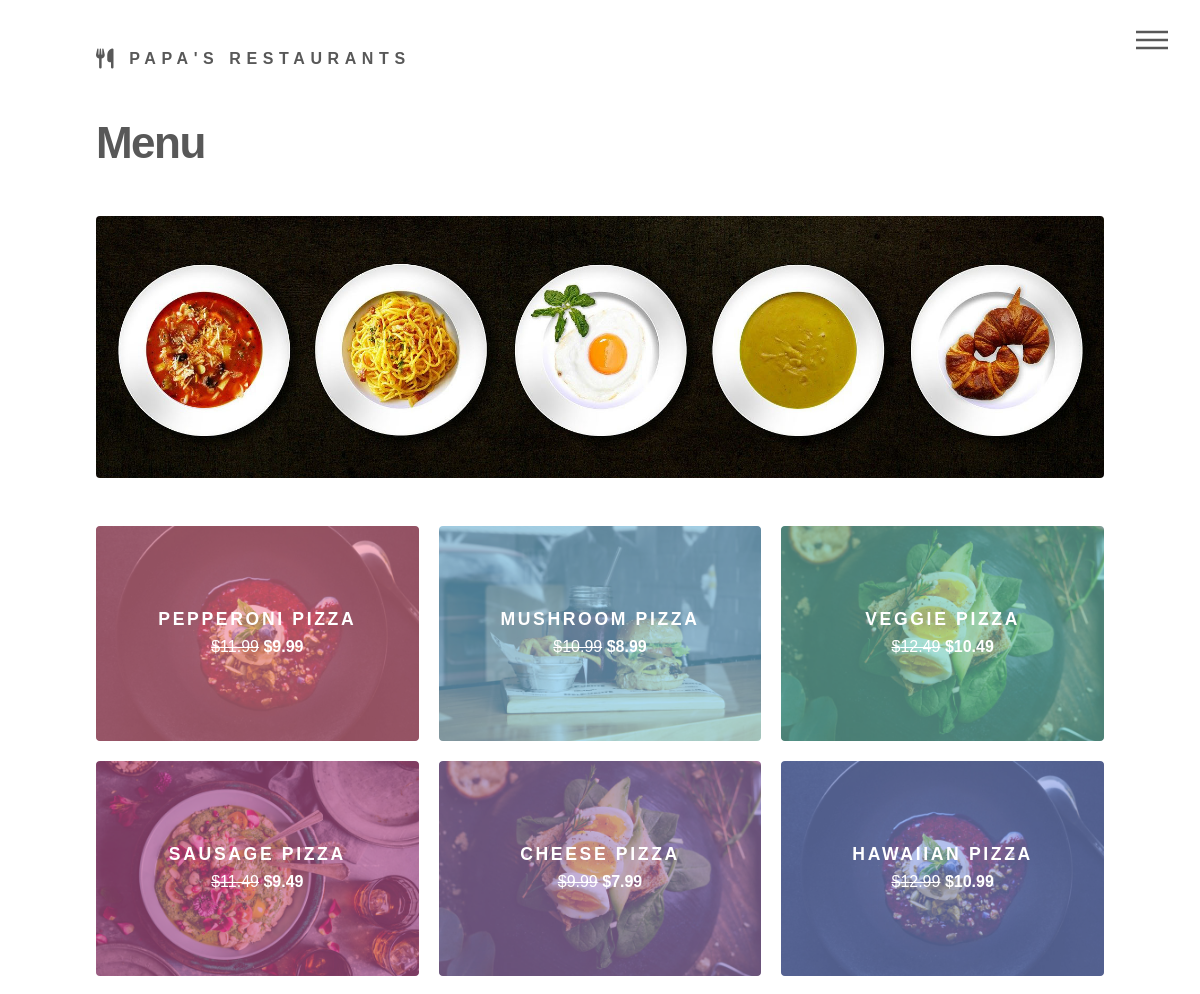
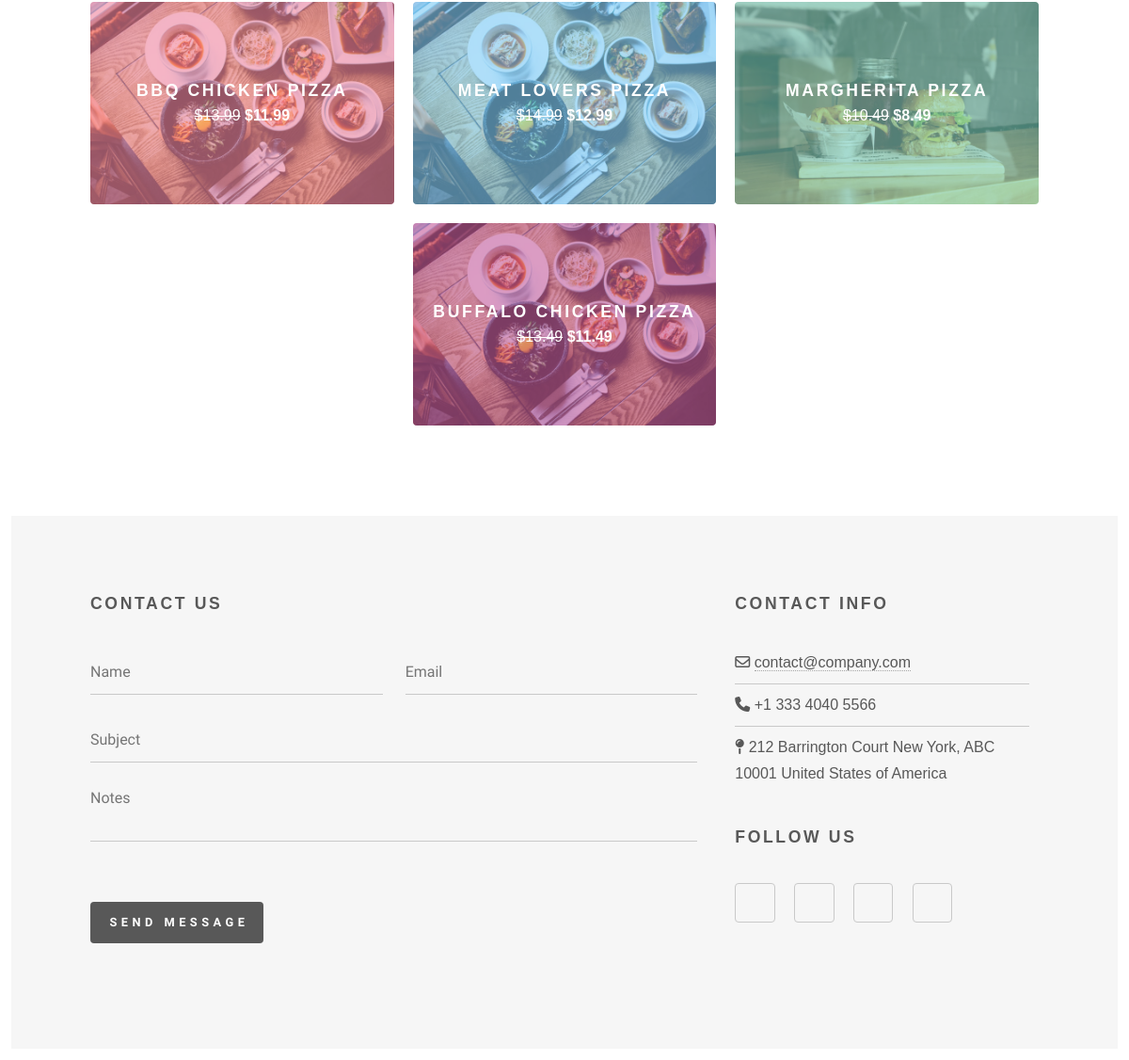
Page /menu.php on the committed database (2 pictures, top to bottom).
### tables this page shows
CREATE TABLE `items` (
  `item_ID` int(255) NOT NULL,
  `name` varchar(50) NOT NULL,
  `price` decimal(10,2) NOT NULL
);

### menu.php (the view, shortened to what this page needs)
<!DOCTYPE HTML>
<html>
<head>
    <link rel="stylesheet" href="assets/bootstrap/css/bootstrap.min.css" />
    <link rel="stylesheet" href="assets/css/index.css" />
</head>
<body class="is-preload">
    <div id="wrapper">
        <div id="main">
            <div class="inner">
                <h1>Menu</h1>
                <div class="image main">
                    <img src="images/banner-image-5-1920x500.jpg" class="img-fluid" alt="" />
                </div>
                <section class="tiles">
                <?php
                $servername = "localhost";
                $username = "root";
                $password = "";
                $dbname = "htc";
                $conn = new mysqli($servername, $username, $password, $dbname);
                $sql = "SELECT * FROM items";
                $result = $conn->query($sql);
                if ($result->num_rows > 0) {
                    $style = 1;
                    while ($row = $result->fetch_assoc()) {
                        if ($style == 7) {
                            $style = 1;
                        }
                        echo '<article class="style'.$style.'">';
                        $style++;
                        echo '<span class="image">';
                        echo '<img src="images/product-'.rand(1, 6).'-720x480.jpg" alt="" />';
                        echo '</span>';
                        echo '<a href="#">';
                        echo '<h2>' . $row["name"] . '</h2>';
                        echo '<p><del>$' . ($row["price"] + 2) . '</del> <strong>$' . $row["price"]  . '</strong></p>';
                        echo '</a>';
                        echo '</article>';
                    }
                } else {
                    echo "0 results";
                }
                ?>
                </section>
            </div>
        </div>
        <?php include "./assets/site/footer.php"; ?>
    </div>
</body>
</html>

### rows in the picture
items: name "PEPPERONI PIZZA", $row["price"] + 2 "11.99", price "9.99"
items: name "MUSHROOM PIZZA", $row["price"] + 2 "10.99", price "8.99"
items: name "VEGGIE PIZZA", $row["price"] + 2 "12.49", price "10.49"
items: shows a picture, name "SAUSAGE PIZZA", $row["price"] + 2 "11.49", price "9.49"
items: name "CHEESE PIZZA", $row["price"] + 2 "9.99", price "7.99"
items: name "HAWAIIAN PIZZA", $row["price"] + 2 "12.99", price "10.99"
items: name "BBQ CHICKEN PIZZA", $row["price"] + 2 "13.99", price "11.99"
items: name "MEAT LOVERS PIZZA", $row["price"] + 2 "14.99", price "12.99"
items: name "MARGHERITA PIZZA", $row["price"] + 2 "10.49", price "8.49"
items: name "BUFFALO CHICKEN PIZZA", $row["price"] + 2 "13.49", price "11.49"
